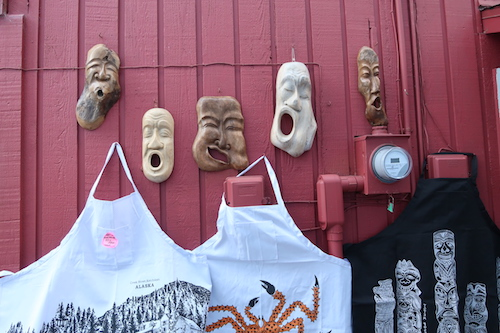
#> input picture 0_orientation/IMG_2292.JPG, 500 x 333 px
$ python equalize_histogram.py --image ../0_orientation/IMG_2292.JPG
#> lines starting #> are read from the running program, lines starting #| are printed output that depends on the picture
import cv2
import numpy as np
import argparse
import matplotlib.pylab as plt

ap = argparse.ArgumentParser()
ap.add_argument("-i", "--image", required=True, help='Path to the image')
args = ap.parse_args()

image = cv2.imread(args.image)
#> image is the input picture: shape (333, 500, 3); mean B, G, R 125.5, 107.5, 142.4
gray = cv2.cvtColor(image, cv2.COLOR_BGR2GRAY)
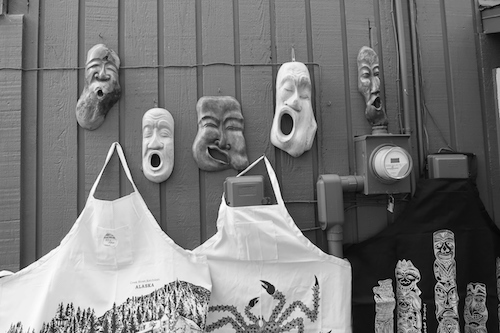
#> gray: shape (333, 500); min 0, max 255, mean 120
eq = cv2.equalizeHist(gray)
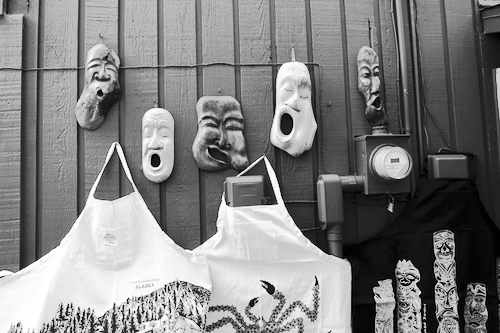
#> eq: shape (333, 500); min 0, max 255, mean 128.2

cv2.imshow("Original", gray)
cv2.imshow("Histogram Equalization", eq)
cv2.waitKey(0)

hist = cv2.calcHist([gray], [0], None, [256], [0, 256])
#> hist = 256 values, max 1555 at index 130, min 1 at index 255, mean 650.4
hist2 = cv2.calcHist([eq], [0], None, [256], [0, 256])
#> hist2 = 256 values, max 1555 at index 161, min 0 at index 6, mean 650.4

# visualize histograms
plt.figure()
plt.plot(hist, 'b')
plt.plot(hist2, 'r')
plt.title('Histograms')
plt.xlabel('Bins')
plt.ylabel('Number of Pixels')

# visualize cumulative sum of histograms
plt.figure()
plt.plot(np.cumsum(hist), 'b')
plt.plot(np.cumsum(hist2), 'r')
plt.title('Cumsum of Histograms')
plt.xlabel('Bins')
plt.ylabel('Number of Pixels')
plt.show()
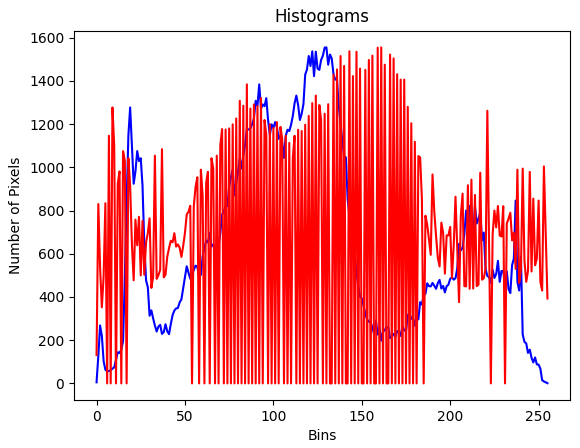
#> figure drawn by matplotlib, 1 panel; curve peaks at x = 130, y = 1555; curve peaks at x = 161, y = 1555
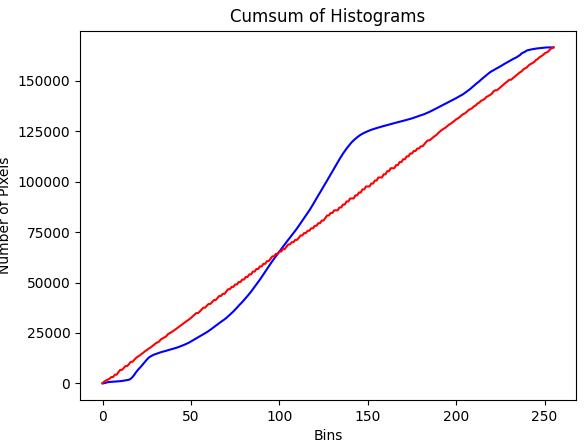
#> figure drawn by matplotlib, 1 panel; curve peaks at x = 255, y = 166500; curve peaks at x = 255, y = 166500
